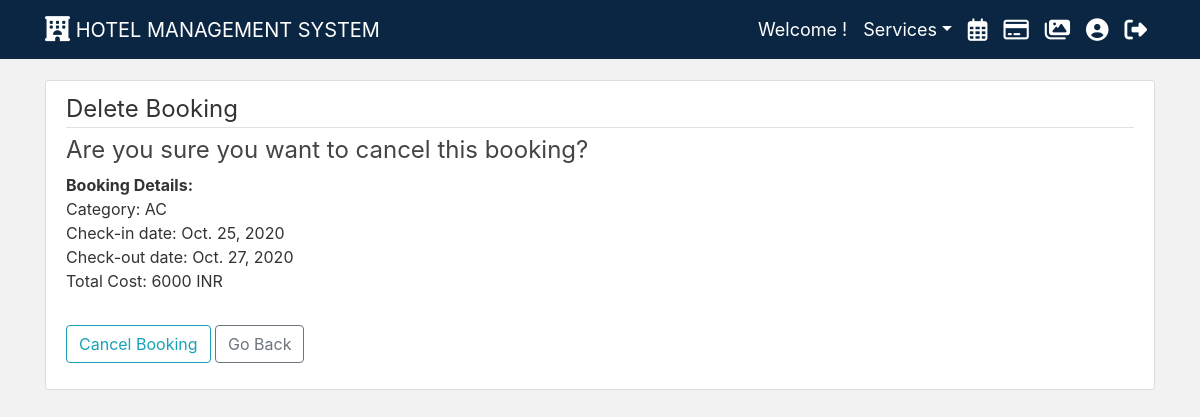
The page /main/booking/cancel/1 on the database its author committed.
### main/models.py (models this page shows, shortened)
class Booking(models.Model):
    user = models.ForeignKey(User, on_delete=models.CASCADE)
    room = models.ForeignKey(Room, on_delete=models.CASCADE)
    check_in = models.DateField()
    check_out = models.DateField()
    total_cost = models.IntegerField(blank=True, null=True)
    def get_cost(self):
        d0 = date(self.check_in.year, self.check_in.month, self.check_in.day)
        d1 = date(self.check_out.year, self.check_out.month, self.check_out.day)
        stay = d1 - d0
        price_per_night = self.room.price
        cost = price_per_night * stay.days
        return cost

class Room(models.Model):
    ROOM_CATEGORIES = (
        ('YAC', 'AC'),
        ('NAC', 'NON-AC'),
        ('DEL', 'DELUXE'),
        ('KIN', 'KING'),
        ('QUE', 'QUEEN'),
    )
    number = models.IntegerField()
    category = models.CharField(max_length=3, choices=ROOM_CATEGORIES)
    beds = models.IntegerField()
    capacity = models.IntegerField()
    price = models.IntegerField(default=1000)
    def get_category(self):
        for i in self.ROOM_CATEGORIES:
            if i[0] == self.category:
                return i[1]

### main/views.py (the view)
# urls.py: path('booking/cancel/<pk>', CancelBookingView.as_view(), name='cancel_booking_view'),
class CancelBookingView(DeleteView):
    model = Booking
    success_url = '/main/my-bookings/'

### main/templates/main/booking_confirm_delete.html (shortened to what this page needs)
{% extends "main/base.html" %}
{% load crispy_forms_tags %}
{% block content %}
    <div class="content-section">
        <form method="POST">
            <fieldset class="form-group">
                <legend class="border-bottom">Delete Booking</legend>
                <h4 style="font-weight: normal;">Are you sure you want to cancel this booking?</h4>
                <p>
                    <b>Booking Details:</b>
                    <br/>
                    Category: {{object.room.get_category}}
                    <br/>
                    Check-in date: {{object.check_in}}
                    <br/>
                    Check-out date: {{object.check_out}}
                    <br/>
                    Total Cost: {{object.get_cost}} INR
                </p>
            </fieldset>
            <div class="form-group">
                <button class="btn btn-outline-info" type="submit">Cancel Booking</button>
                <a class="btn btn-outline-secondary" href="{% url 'bookings' %}">Go Back</a>
            </div>
        </form>
    </div>
{% endblock content %}

### main/static/main/main_style.css (style rules this page uses)
body { background: #f2f2f2; color: #333333; margin-top: 5rem; }
h1, h2, h3, h4, h5, h6 { color: #444444; }
.content-section { background: #ffffff; padding: 10px 20px; border: 1px solid #dddddd; border-radius: 3px; margin-bottom: 20px; }

### rows shown on the page
Booking: room.get_category "AC", check_in "Oct. 25, 2020", check_out "Oct. 27, 2020", get_cost "6000"
